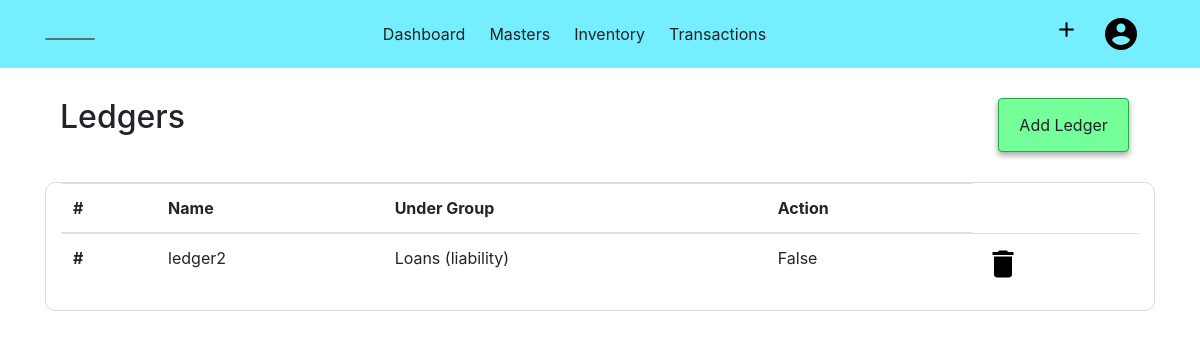
/ledgers (signed in), run on the app's committed database.
### acsystem/models.py (models this page shows, shortened)
class Ledger(db.Model):
    id = db.Column(db.Integer, primary_key=True)
    name = db.Column(db.String(40), nullable=False)
    affectinventory = db.Column(db.Boolean)
    undername = db.Column(db.String(40))
    under = db.Column(db.Integer, db.ForeignKey('group.id', ondelete="CASCADE"), nullable=False)
    company_id = db.Column(db.Integer, db.ForeignKey('company.id', ondelete="CASCADE"), nullable=False)

### acsystem/groupledger/routes.py (the view, shortened to what this page needs)
@groupledgers.route('/ledgers', methods=['GET','POST'])
@login_required
def ledger():
    if current_user.activecompany == 0:
        flash(f"No Company is Activated! ","warning")
        return redirect(url_for('company.companies'))
    form = LedgerForm()
    form.under.choices+= [(str(fixedgroup.id), fixedgroup.name) for fixedgroup in FixedGroup.query.all()]
    form.under.choices+= [(str(group.id), group.name) for group in Group.query.filter_by(company_id = current_user.activecompany).all()]
    ledgers = Ledger.query.filter_by(company_id = current_user.activecompany).all()
    return render_template('groupledger/showledgers.html', title="Ledgers", form=form, ledgers = ledgers )

### acsystem/models.py (called while the page is built)
@login_manager.user_loader
def load_user(user_id):
    return User.query.get(int(user_id))

### acsystem/templates/groupledger/showledgers.html (shortened to what this page needs)
{% from "renderfield.html" import render_field, render_doublefield %}
{% extends "layout.html"%}
{% block content %}
<div class="container">
    <div class="container-fluid">
        <h2 class="float-left">Ledgers</h2>
        <ul class="nav justify-content-end">
            <li class="btn btn-success">
                <a class="nav-link" data-toggle="modal" data-target="#createledger">Add Ledger</a>
            </li>
        </ul>
    </div>
    <div class="container-fluid" style="border:1px solid rgb(218, 218, 218); border-radius:10px;">
        <table class="table table-hover">
            <thead>
                <tr>
                    <th scope="col">#</th>
                    <th scope="col">Name</th>
                    <th scope="col">Under Group</th>
                    <th scope="col">Action</th>
                </tr>
            </thead>
            <tbody>
                {% for ledger in ledgers %}
                <tr>
                    <th scope="row">#</th>
                    <td>{{ ledger.name }}</td>
                    <td>{{ ledger.undername }}</td>
                    <td>{{ ledger.affectinventory }}</td>
                    <td  class="deletelgr" >
                        <img style="cursor:pointer;" data-toggle="modal" data-target="#deleteledger" src="{{ url_for('static',filename='images/delete.png') }}" alt="Delete">
                    </td>
                {% endfor %}
            </tbody>
        </table>
    </div>
</div>
{% endblock content %}

### acsystem/static/main.css (style rules this page uses)
a { color: rgb(34, 34, 34) !important; }

### acsystem/static/style.css (style rules this page uses)
.btn { -webkit-box-shadow: 0 3px 6px rgba(0, 0, 0, 0.16), 0 3px 6px rgba(0, 0, 0, 0.23); box-shadow: 0 3px 6px rgba(0, 0, 0, 0.16), 0 3px 6px rgba(0, 0, 0, 0.23); }
.nav-link { color: rgba(12, 12, 12, 0.76); padding: .5rem !important; }
.btn { margin: 0 .7rem; }
.btn-success { background-color: #75ff9b !important; }
.container-fluid { margin-top: 30px !important; }

### data on the page
Ledger: name "ledger2", undername "Loans (liability)", affectinventory "False"
